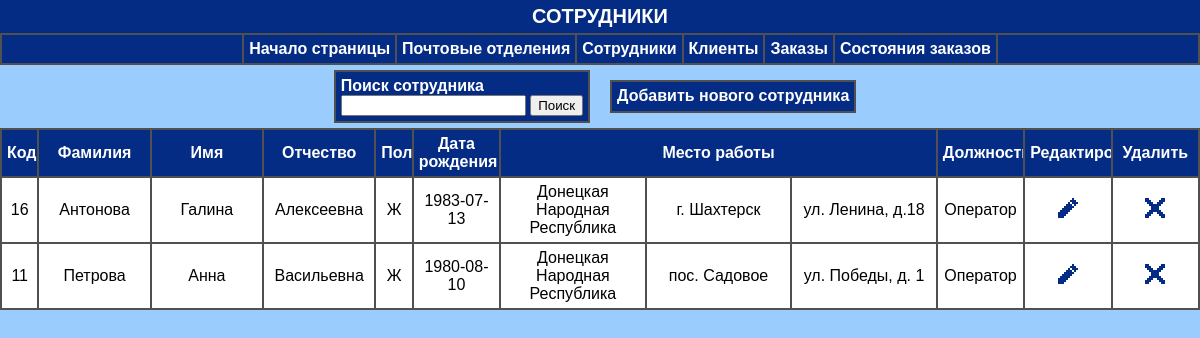
Screenshot of /workers/workersPage.php with the database file from the repository.
### tables this page shows
CREATE TABLE IF NOT EXISTS `workers` (
  `workerID` int(11) unsigned NOT NULL AUTO_INCREMENT,
  `workerLastName` varchar(50) NOT NULL,
  `workerFirstName` varchar(20) NOT NULL,
  `workerPatronymic` varchar(20) NOT NULL,
  `gender` enum('М','Ж') NOT NULL,
  `dateOfBirth` date NOT NULL,
  `departmentID` int(11) unsigned NOT NULL,
  `workerPost` varchar(50) NOT NULL,
  PRIMARY KEY (`workerID`),
  KEY `departmentID` (`departmentID`),
  CONSTRAINT `FK_workers_departments` FOREIGN KEY (`departmentID`) REFERENCES `departments` (`departmentID`) ON DELETE NO ACTION ON UPDATE NO ACTION
);

CREATE TABLE IF NOT EXISTS `departments` (
  `departmentID` int(11) unsigned NOT NULL AUTO_INCREMENT,
  `departmentRegion` varchar(50) NOT NULL,
  `departmentCityOrVillage` varchar(50) NOT NULL,
  `departmentAddress` varchar(50) NOT NULL,
  PRIMARY KEY (`departmentID`)
);

### functions_db.php (called while the page is built, shortened)
<?php
$link = false;
function get_all_workers_info()
{
    global $link;
    $res = mysqli_query($link, "SELECT * FROM workers JOIN departments ON workers.departmentID = departments.departmentID ORDER BY workerLastName");
    return mysqli_fetch_all($res, MYSQLI_ASSOC);
}
?>

### workers/workersPage.php (the view, shortened to what this page needs)
<?php
include "../functions_db.php";
$workers_info = get_all_workers_info();
?>
<!DOCTYPE html>
<html lang = "en">
<head>
    <link rel = "stylesheet" href = "workersPageStyle.css">
</head>
<body>
    <section class = "beginning", id='home'>
        <div class = "title_text">СОТРУДНИКИ</div>
    </section>
    <div class="nav">
        <ul>
            <li><a href="#home">Начало страницы</a></li>
            <li><a href="../departments/departmentsPage.php">Почтовые отделения</a></li>
            <li><a href="../workers/workersPage.php">Сотрудники</a></li>
            <li><a href="../clients/clientsPage.php">Клиенты</a></li>
            <li><a href="../orders/ordersPage.php">Заказы</a></li>
            <li><a href="../tabPartOrders/statusOrderPage.php">Состояния заказов</a></li>
        </ul>
    </div>
    <section class = "add_and_find_worker">
        <div class = searchdiv>
            <form action="searchResultWorkerPage.php" method="GET">
                <div><label for="search_term">Поиск сотрудника</label></div>
                <div><input type="text" id="search_term" name="search_term" required>
                <button type="submit">Поиск</button></div>
            </form>
        </div>
        <div class = "add_worker_button">
            <a href = "workerAddPage.php">Добавить нового сотрудника</a>
        </div>
    </section>
    <div class = "table">
        <table>
            <thead><th>Код</th><th>Фамилия</th><th>Имя</th><th>Отчество</th><th>Пол</th><th>Дата рождения</th><th colspan = 3>Место работы</th><th>Должность</th><th>Редактировать</th><th>Удалить</th></thead>
            <?php
                for($i = 0; $i < count($workers_info); $i++)
                {
                    $worker_id = $workers_info[$i]["workerID"];
                    $worker_last_name = $workers_info[$i]["workerLastName"];
                    $worker_first_name = $workers_info[$i]["workerFirstName"];
                    $worker_patronymic = $workers_info[$i]["workerPatronymic"];
                    $worker_gender = $workers_info[$i]["gender"];
                    $worker_date_of_birth = $workers_info[$i]["dateOfBirth"];
                    $worker_department_region = $workers_info[$i]["departmentRegion"];
                    $worker_department_city = $workers_info[$i]["departmentCityOrVillage"];
                    $worker_department_address = $workers_info[$i]["departmentAddress"];
                    $worker_post = $workers_info[$i]["workerPost"];
                    echo "<tr><td>$worker_id</td>
                    <td>$worker_last_name</td>
                    <td>$worker_first_name</td>
                    <td>$worker_patronymic</td>
                    <td>$worker_gender</td>
                    <td>$worker_date_of_birth</td>
                    <td>$worker_department_region</td>
                    <td>$worker_department_city</td>
                    <td>$worker_department_address</td>
                    <td>$worker_post</td>
                    <td><a href = workerEditPage.php?workerEditById=$worker_id><img src = '../Resources/edit.png'</a></td>
                    <td><a href = workerDeleteByIdController.php?workerDelById=$worker_id><img src = '../Resources/cross.png'</a></td></tr>";
                }
            ?>
        </table>
    </div>
</body>
</html>

### workers/workersPageStyle.css (style rules this page uses)
body { font-family: Arial, Helvetica, sans-serif; background-color: rgb(154, 205, 253); min-width: 1000px; margin: 0px; }
.beginning { display: flex; justify-content: center; background: rgb(4, 44, 133); padding: 5px; }
.title_text { color: rgb(255, 255, 255); font-size: 20px; font-weight: bold; }
.nav { z-index: 1; position: sticky; top: 0; }
.nav ul { display: flex; justify-content: center; background-color: rgb(4, 44, 133); border: 2px solid rgb(80, 80, 80); margin: 0px; }
.nav li { border-right: 2px solid rgb(80, 80, 80); padding: 5px; list-style-type: none; }
li:first-child { border-left: 2px solid rgb(80, 80, 80); }
.add_and_find_worker { display: flex; justify-content: center; }
.add_worker_button { padding: 5px; margin: 15px; background-color:rgb(4, 44, 133); border: 2px solid rgb(80, 80, 80); white-space: nowrap; }
a { color: rgb(255, 255, 255); text-decoration: none; font-weight: bold; }
.searchdiv { background-color: rgb(4, 44, 133); border: 2px solid rgb(80, 80, 80); padding: 5px; margin: 5px; color: rgb(255, 255, 255); font-weight: bold; }
table { border: 2px solid rgb(80, 80, 80); table-layout: fixed; width: 100%; border-collapse: collapse; }
table th { color: rgb(255, 255, 255); font-weight: bold; padding: 5px; background: rgb(4, 44, 133); border: 2px solid rgb(80, 80, 80); overflow: hidden; }
table td { background: rgb(255, 255, 255); padding: 5px; border: 2px solid rgb(80, 80, 80); overflow: hidden; text-align: center; }
th:nth-child(1), td:nth-child(1), th:nth-child(5), td:nth-child(5) { width: 2%; }
th:nth-child(2), td:nth-child(2), th:nth-child(3), td:nth-child(3), th:nth-child(4), td:nth-child(4) { width: 8%; }
th:nth-child(6), td:nth-child(6) { width: 6%; }
th:nth-child(7) { width: 35%; }
th:nth-child(8), td:nth-child(10), th:nth-child(9), td:nth-child(11), th:nth-child(10), td:nth-child(12) { width: 6%; }

### rows the page displays
workers: workerID "16", workerLastName "Антонова", workerFirstName "Галина", workerPatronymic "Алексеевна", gender "Ж", dateOfBirth "1983-07-13", departmentID.departmentRegion "Донецкая Народная Республика", departmentID.departmentCityOrVillage "г. Шахтерск", departmentID.departmentAddress "ул. Ленина, д.18", workerPost "Оператор"
workers: workerID "11", workerLastName "Петрова", workerFirstName "Анна", workerPatronymic "Васильевна", gender "Ж", dateOfBirth "1980-08-10", departmentID.departmentRegion "Донецкая Народная Республика", departmentID.departmentCityOrVillage "пос. Садовое", departmentID.departmentAddress "ул. Победы, д. 1", workerPost "Оператор"
